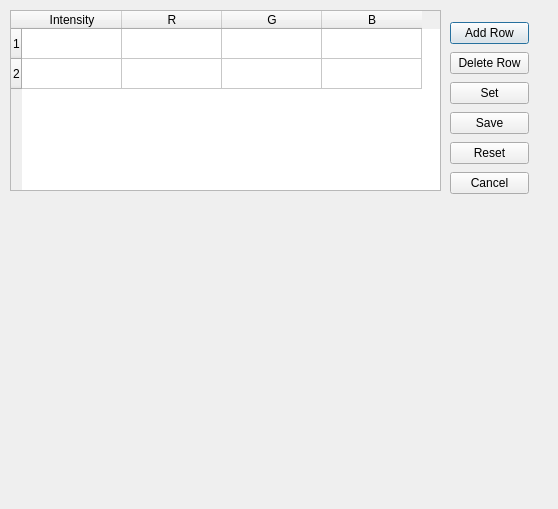
<?xml version="1.0" encoding="UTF-8"?>
<ui version="4.0">
 <class>dialog_tfn</class>
 <widget class="QDialog" name="dialog_tfn">
  <property name="geometry">
   <rect>
    <x>0</x>
    <y>0</y>
    <width>558</width>
    <height>509</height>
   </rect>
  </property>
  <property name="windowTitle">
   <string>Set Transfer Function</string>
  </property>
  <widget class="QTableWidget" name="tableWidget">
   <property name="geometry">
    <rect>
     <x>10</x>
     <y>10</y>
     <width>431</width>
     <height>181</height>
    </rect>
   </property>
   <row>
    <property name="text">
     <string>1</string>
    </property>
   </row>
   <row>
    <property name="text">
     <string>2</string>
    </property>
   </row>
   <column>
    <property name="text">
     <string>Intensity</string>
    </property>
   </column>
   <column>
    <property name="text">
     <string>R</string>
    </property>
   </column>
   <column>
    <property name="text">
     <string>G</string>
    </property>
   </column>
   <column>
    <property name="text">
     <string>B</string>
    </property>
   </column>
  </widget>
  <widget class="QWidget" name="layoutWidget">
   <property name="geometry">
    <rect>
     <x>450</x>
     <y>20</y>
     <width>79</width>
     <height>182</height>
    </rect>
   </property>
   <layout class="QVBoxLayout" name="verticalLayout">
    <item>
     <widget class="QPushButton" name="addrow">
      <property name="text">
       <string>Add Row</string>
      </property>
     </widget>
    </item>
    <item>
     <widget class="QPushButton" name="delrow">
      <property name="text">
       <string>Delete Row</string>
      </property>
     </widget>
    </item>
    <item>
     <widget class="QPushButton" name="settfn">
      <property name="text">
       <string>Set</string>
      </property>
     </widget>
    </item>
    <item>
     <widget class="QPushButton" name="save">
      <property name="text">
       <string>Save</string>
      </property>
     </widget>
    </item>
    <item>
     <widget class="QPushButton" name="resettfn">
      <property name="text">
       <string>Reset</string>
      </property>
     </widget>
    </item>
    <item>
     <widget class="QPushButton" name="canceltfn">
      <property name="text">
       <string>Cancel</string>
      </property>
     </widget>
    </item>
   </layout>
  </widget>
  <widget class="QCustomPlot" name="Plot" native="true">
   <property name="geometry">
    <rect>
     <x>10</x>
     <y>220</y>
     <width>431</width>
     <height>281</height>
    </rect>
   </property>
  </widget>
 </widget>
 <customwidgets>
  <customwidget>
   <class>QCustomPlot</class>
   <extends>QWidget</extends>
   <header location="global">qcustomplot.h</header>
   <container>1</container>
  </customwidget>
 </customwidgets>
 <resources/>
 <connections/>
</ui>
